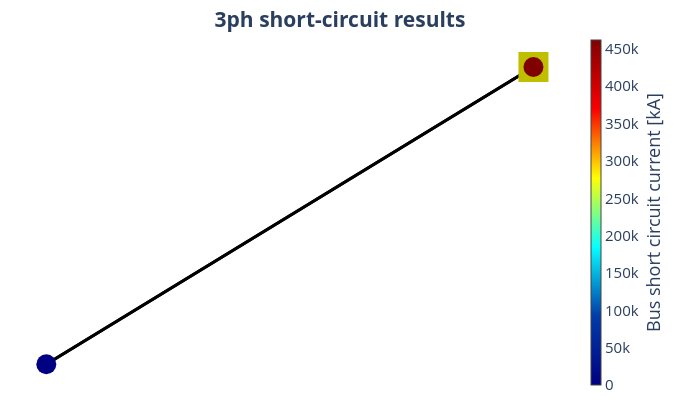
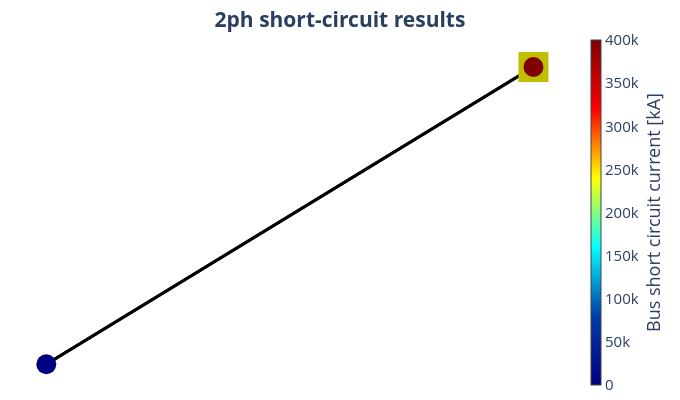
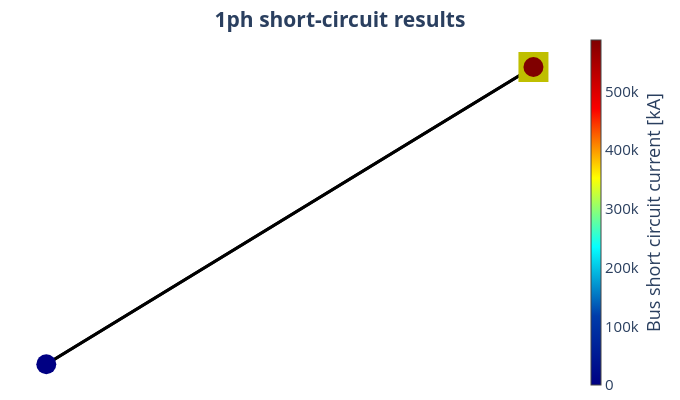

Source (notebook cell) for these figures, in order:
### Code cell
# Calculate r1 and r0 for each line
R1_LINE1 = 7.12  # positive sequence resistance for line 1
R0_LINE1 = 0  # zero sequence resistance for line 1

R1_LINE2 = 12  # positive sequence resistance for line 2
R0_LINE2 = 0  # zero sequence resistance for line 2

# Calculate x1 and x0 for each line
X1_LINE1 = 14.6  # positive sequence reactance for line 1
X0_LINE1 = 5.28  # zero sequence reactance for line 1

X1_LINE2 = 37.2  # positive sequence reactance for line 2
X0_LINE2 = 13.28  # zero sequence reactance for line 2

# Calculate r0x0_max for each line
r0x0_max_line1 = R0_LINE1 / X0_LINE1
r0x0_max_line2 = R0_LINE2 / X0_LINE2

# Calculate x0x_min for each line
x0x_min_line1 = X0_LINE1 / X1_LINE1
x0x_min_line2 = X0_LINE2 / X1_LINE2

# Add x0x_min to the line parameters
# net.ext_grid['x0x_min'] = pd.Series([x0x_min_line1, x0x_min_line2], index=net.ext_grid.index)
# net.ext_grid['r0x0_min'] = pd.Series([r0x0_max_line1, r0x0_max_line2], index=net.ext_grid.index)
net.ext_grid['x0x_min'] = x0x_min_line1
net.ext_grid['r0x0_min'] = r0x0_max_line1
net.ext_grid["s_sc_min_mva"] = S_base
net.ext_grid["rx_min"] = 0.1
net.line["endtemp_degree"] = 25

# sc.calc_sc(net, fault="3ph", case="min")

for fault in ["3ph", "2ph", "1ph"]:
    sc.calc_sc(net, fault=fault, case="min", ip=True)
    plot_short_circuit_result(
        net=net, filename=fault + "_sc_results", plot_title=fault +" short-circuit results"
    )
net.res_bus_sc

### Figure 1 — Plotly figure (JSON) as saved in the notebook; plotly's stock layout.template omitted (floating-point values rounded to 4 significant figures)
{"data": [{"hoverinfo": "text", "legendgroup": "lines", "line": {"color": "rgb(0, 0, 0)", "width": 3}, "mode": "lines", "name": "Lines", "showlegend": true, "text": "line_1", "type": "scatter", "x": [0.9051, 0.198, -0.5091], "y": [2.425e-17, -1.905e-17, -6.235e-17]}, {"hoverinfo": "text", "legendgroup": "lines", "line": {"color": "rgb(0, 0, 0)", "width": 3}, "mode": "lines", "name": "Lines", "showlegend": false, "text": "line_2", "type": "scatter", "x": [0.9051, 0.198, -0.5091], "y": [2.425e-17, -1.905e-17, -6.235e-17]}, {"hoverinfo": "text", "legendgroup": "lines", "marker": {"color": "rgb(0, 0, 0)", "size": 1, "symbol": "circle"}, "mode": "markers", "name": "edge_center", "showlegend": false, "type": "scatter", "x": [0.198], "y": [-1.905e-17]}, {"hoverinfo": "text", "marker": {"color": "rgb(191, 191, 0)", "size": 30, "symbol": "square"}, "mode": "markers", "name": "Ext grid", "text": ["ext_grid_0"], "type": "scatter", "x": [0.9051], "y": [2.425e-17]}, {"hoverinfo": "text", "marker": {"cmax": 461900.0, "cmin": 0, "color": [461900.0, 6.255], "colorbar": {"thickness": 10, "title": {"side": "right", "text": "Bus short circuit current [kA]"}, "x": 1}, "colorscale": [[0, "rgb(0,0,131)"], [0.2, "rgb(0,60,170)"], [0.4, "rgb(5,255,255)"], [0.6, "rgb(255,255,0)"], [0.8, "rgb(250,0,0)"], [1, "rgb(128,0,0)"]], "size": 20, "symbol": "circle"}, "mode": "markers", "name": "buses", "text": ["bus_1<br>ikss: 461880.215 kA<br>ip: 1140483.637 kA", "bus_2<br>ikss: 6.255 kA<br>ip: 11.377 kA"], "type": "scatter", "x": [0.9051, -0.5091], "y": [2.425e-17, -6.235e-17]}], "layout": {"font": {"size": 15}, "height": 400, "hovermode": "closest", "legend": {"font": {"size": 12}, "itemsizing": "constant"}, "margin": {"b": 5, "l": 5, "r": 5, "t": 30}, "paper_bgcolor": "white", "plot_bgcolor": "white", "showlegend": false, "title": {"text": "<b>3ph short-circuit results<b>", "x": 0.5, "xanchor": "center", "y": 0.97, "yanchor": "top"}, "width": 680, "xaxis": {"showgrid": false, "showticklabels": false, "tickfont": {"family": "Arial Black", "size": 12}, "title": {"font": {"size": 12}}, "zeroline": false}, "yaxis": {"showgrid": false, "showticklabels": false, "tickfont": {"family": "Arial Black", "size": 12}, "title": {"font": {"size": 12}}, "zeroline": false}}}

### Figure 2 — Plotly figure (JSON) as saved in the notebook; plotly's stock layout.template omitted (floating-point values rounded to 4 significant figures)
{"data": [{"hoverinfo": "text", "legendgroup": "lines", "line": {"color": "rgb(0, 0, 0)", "width": 3}, "mode": "lines", "name": "Lines", "showlegend": true, "text": "line_1", "type": "scatter", "x": [0.9051, 0.198, -0.5091], "y": [2.425e-17, -1.905e-17, -6.235e-17]}, {"hoverinfo": "text", "legendgroup": "lines", "line": {"color": "rgb(0, 0, 0)", "width": 3}, "mode": "lines", "name": "Lines", "showlegend": false, "text": "line_2", "type": "scatter", "x": [0.9051, 0.198, -0.5091], "y": [2.425e-17, -1.905e-17, -6.235e-17]}, {"hoverinfo": "text", "legendgroup": "lines", "marker": {"color": "rgb(0, 0, 0)", "size": 1, "symbol": "circle"}, "mode": "markers", "name": "edge_center", "showlegend": false, "type": "scatter", "x": [0.198], "y": [-1.905e-17]}, {"hoverinfo": "text", "marker": {"color": "rgb(191, 191, 0)", "size": 30, "symbol": "square"}, "mode": "markers", "name": "Ext grid", "text": ["ext_grid_0"], "type": "scatter", "x": [0.9051], "y": [2.425e-17]}, {"hoverinfo": "text", "marker": {"cmax": 400000, "cmin": 0, "color": [400000, 5.417], "colorbar": {"thickness": 10, "title": {"side": "right", "text": "Bus short circuit current [kA]"}, "x": 1}, "colorscale": [[0, "rgb(0,0,131)"], [0.2, "rgb(0,60,170)"], [0.4, "rgb(5,255,255)"], [0.6, "rgb(255,255,0)"], [0.8, "rgb(250,0,0)"], [1, "rgb(128,0,0)"]], "size": 20, "symbol": "circle"}, "mode": "markers", "name": "buses", "text": ["bus_1<br>ikss: 400000.0 kA<br>ip: 987687.802 kA", "bus_2<br>ikss: 5.417 kA<br>ip: 9.853 kA"], "type": "scatter", "x": [0.9051, -0.5091], "y": [2.425e-17, -6.235e-17]}], "layout": {"font": {"size": 15}, "height": 400, "hovermode": "closest", "legend": {"font": {"size": 12}, "itemsizing": "constant"}, "margin": {"b": 5, "l": 5, "r": 5, "t": 30}, "paper_bgcolor": "white", "plot_bgcolor": "white", "showlegend": false, "title": {"text": "<b>2ph short-circuit results<b>", "x": 0.5, "xanchor": "center", "y": 0.97, "yanchor": "top"}, "width": 680, "xaxis": {"showgrid": false, "showticklabels": false, "tickfont": {"family": "Arial Black", "size": 12}, "title": {"font": {"size": 12}}, "zeroline": false}, "yaxis": {"showgrid": false, "showticklabels": false, "tickfont": {"family": "Arial Black", "size": 12}, "title": {"font": {"size": 12}}, "zeroline": false}}}

### Figure 3 — Plotly figure (JSON) as saved in the notebook; plotly's stock layout.template omitted (floating-point values rounded to 4 significant figures)
{"data": [{"hoverinfo": "text", "legendgroup": "lines", "line": {"color": "rgb(0, 0, 0)", "width": 3}, "mode": "lines", "name": "Lines", "showlegend": true, "text": "line_1", "type": "scatter", "x": [0.9051, 0.198, -0.5091], "y": [2.425e-17, -1.905e-17, -6.235e-17]}, {"hoverinfo": "text", "legendgroup": "lines", "line": {"color": "rgb(0, 0, 0)", "width": 3}, "mode": "lines", "name": "Lines", "showlegend": false, "text": "line_2", "type": "scatter", "x": [0.9051, 0.198, -0.5091], "y": [2.425e-17, -1.905e-17, -6.235e-17]}, {"hoverinfo": "text", "legendgroup": "lines", "marker": {"color": "rgb(0, 0, 0)", "size": 1, "symbol": "circle"}, "mode": "markers", "name": "edge_center", "showlegend": false, "type": "scatter", "x": [0.198], "y": [-1.905e-17]}, {"hoverinfo": "text", "marker": {"color": "rgb(191, 191, 0)", "size": 30, "symbol": "square"}, "mode": "markers", "name": "Ext grid", "text": ["ext_grid_0"], "type": "scatter", "x": [0.9051], "y": [2.425e-17]}, {"hoverinfo": "text", "marker": {"cmax": 587600.0, "cmin": 0, "color": [587600.0, 9.331], "colorbar": {"thickness": 10, "title": {"side": "right", "text": "Bus short circuit current [kA]"}, "x": 1}, "colorscale": [[0, "rgb(0,0,131)"], [0.2, "rgb(0,60,170)"], [0.4, "rgb(5,255,255)"], [0.6, "rgb(255,255,0)"], [0.8, "rgb(250,0,0)"], [1, "rgb(128,0,0)"]], "size": 20, "symbol": "circle"}, "mode": "markers", "name": "buses", "text": ["bus_1<br>ikss: 587550.379 kA<br>ip: nan kA", "bus_2<br>ikss: 9.331 kA<br>ip: nan kA"], "type": "scatter", "x": [0.9051, -0.5091], "y": [2.425e-17, -6.235e-17]}], "layout": {"font": {"size": 15}, "height": 400, "hovermode": "closest", "legend": {"font": {"size": 12}, "itemsizing": "constant"}, "margin": {"b": 5, "l": 5, "r": 5, "t": 30}, "paper_bgcolor": "white", "plot_bgcolor": "white", "showlegend": false, "title": {"text": "<b>1ph short-circuit results<b>", "x": 0.5, "xanchor": "center", "y": 0.97, "yanchor": "top"}, "width": 680, "xaxis": {"showgrid": false, "showticklabels": false, "tickfont": {"family": "Arial Black", "size": 12}, "title": {"font": {"size": 12}}, "zeroline": false}, "yaxis": {"showgrid": false, "showticklabels": false, "tickfont": {"family": "Arial Black", "size": 12}, "title": {"font": {"size": 12}}, "zeroline": false}}}
